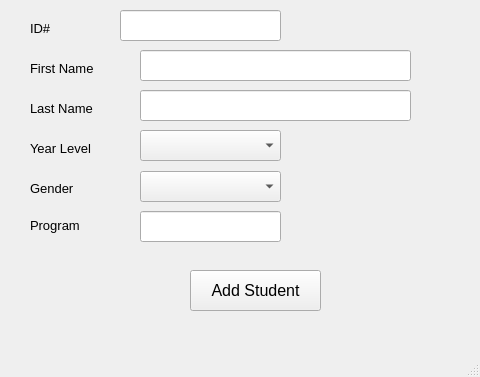
<?xml version="1.0" encoding="UTF-8"?>
<ui version="4.0">
 <class>addStudentWindow</class>
 <widget class="QMainWindow" name="addStudentWindow">
  <property name="geometry">
   <rect>
    <x>0</x>
    <y>0</y>
    <width>480</width>
    <height>377</height>
   </rect>
  </property>
  <property name="windowTitle">
   <string>Add Student</string>
  </property>
  <widget class="QWidget" name="centralwidget">
   <widget class="QPushButton" name="addStudentSubmit">
    <property name="geometry">
     <rect>
      <x>190</x>
      <y>270</y>
      <width>131</width>
      <height>41</height>
     </rect>
    </property>
    <property name="font">
     <font>
      <pointsize>12</pointsize>
     </font>
    </property>
    <property name="text">
     <string>Add Student</string>
    </property>
   </widget>
   <widget class="QLabel" name="label">
    <property name="geometry">
     <rect>
      <x>30</x>
      <y>20</y>
      <width>55</width>
      <height>16</height>
     </rect>
    </property>
    <property name="font">
     <font>
      <pointsize>10</pointsize>
     </font>
    </property>
    <property name="text">
     <string>ID#</string>
    </property>
   </widget>
   <widget class="QLabel" name="label_2">
    <property name="geometry">
     <rect>
      <x>30</x>
      <y>60</y>
      <width>81</width>
      <height>16</height>
     </rect>
    </property>
    <property name="font">
     <font>
      <pointsize>10</pointsize>
     </font>
    </property>
    <property name="text">
     <string>First Name</string>
    </property>
   </widget>
   <widget class="QLabel" name="label_3">
    <property name="geometry">
     <rect>
      <x>30</x>
      <y>100</y>
      <width>81</width>
      <height>16</height>
     </rect>
    </property>
    <property name="font">
     <font>
      <pointsize>10</pointsize>
     </font>
    </property>
    <property name="text">
     <string>Last Name</string>
    </property>
   </widget>
   <widget class="QLabel" name="label_4">
    <property name="geometry">
     <rect>
      <x>30</x>
      <y>140</y>
      <width>81</width>
      <height>16</height>
     </rect>
    </property>
    <property name="font">
     <font>
      <pointsize>10</pointsize>
     </font>
    </property>
    <property name="text">
     <string>Year Level</string>
    </property>
   </widget>
   <widget class="QLabel" name="label_5">
    <property name="geometry">
     <rect>
      <x>30</x>
      <y>180</y>
      <width>61</width>
      <height>16</height>
     </rect>
    </property>
    <property name="font">
     <font>
      <pointsize>10</pointsize>
     </font>
    </property>
    <property name="text">
     <string>Gender</string>
    </property>
   </widget>
   <widget class="QLabel" name="label_6">
    <property name="geometry">
     <rect>
      <x>30</x>
      <y>210</y>
      <width>71</width>
      <height>31</height>
     </rect>
    </property>
    <property name="font">
     <font>
      <pointsize>10</pointsize>
     </font>
    </property>
    <property name="text">
     <string>Program</string>
    </property>
   </widget>
   <widget class="QLineEdit" name="idAdd">
    <property name="geometry">
     <rect>
      <x>120</x>
      <y>10</y>
      <width>161</width>
      <height>31</height>
     </rect>
    </property>
    <property name="font">
     <font>
      <pointsize>10</pointsize>
     </font>
    </property>
   </widget>
   <widget class="QLineEdit" name="fnameAdd">
    <property name="geometry">
     <rect>
      <x>140</x>
      <y>50</y>
      <width>271</width>
      <height>31</height>
     </rect>
    </property>
    <property name="font">
     <font>
      <pointsize>10</pointsize>
     </font>
    </property>
   </widget>
   <widget class="QLineEdit" name="lnameAdd">
    <property name="geometry">
     <rect>
      <x>140</x>
      <y>90</y>
      <width>271</width>
      <height>31</height>
     </rect>
    </property>
    <property name="font">
     <font>
      <pointsize>10</pointsize>
     </font>
    </property>
    <property name="text">
     <string/>
    </property>
   </widget>
   <widget class="QComboBox" name="ylvlAdd">
    <property name="geometry">
     <rect>
      <x>140</x>
      <y>130</y>
      <width>141</width>
      <height>31</height>
     </rect>
    </property>
    <property name="font">
     <font>
      <pointsize>10</pointsize>
     </font>
    </property>
    <item>
     <property name="text">
      <string/>
     </property>
    </item>
    <item>
     <property name="text">
      <string>1</string>
     </property>
    </item>
    <item>
     <property name="text">
      <string>2</string>
     </property>
    </item>
    <item>
     <property name="text">
      <string>3</string>
     </property>
    </item>
    <item>
     <property name="text">
      <string>4</string>
     </property>
    </item>
   </widget>
   <widget class="QComboBox" name="genderAdd">
    <property name="geometry">
     <rect>
      <x>140</x>
      <y>171</y>
      <width>141</width>
      <height>31</height>
     </rect>
    </property>
    <property name="font">
     <font>
      <pointsize>10</pointsize>
     </font>
    </property>
    <item>
     <property name="text">
      <string/>
     </property>
    </item>
    <item>
     <property name="text">
      <string>Male</string>
     </property>
    </item>
    <item>
     <property name="text">
      <string>Female</string>
     </property>
    </item>
   </widget>
   <widget class="QLineEdit" name="programAdd">
    <property name="geometry">
     <rect>
      <x>140</x>
      <y>211</y>
      <width>141</width>
      <height>31</height>
     </rect>
    </property>
    <property name="font">
     <font>
      <pointsize>10</pointsize>
     </font>
    </property>
   </widget>
  </widget>
  <widget class="QMenuBar" name="menubar">
   <property name="geometry">
    <rect>
     <x>0</x>
     <y>0</y>
     <width>480</width>
     <height>26</height>
    </rect>
   </property>
  </widget>
  <widget class="QStatusBar" name="statusbar"/>
 </widget>
 <resources/>
 <connections/>
</ui>
